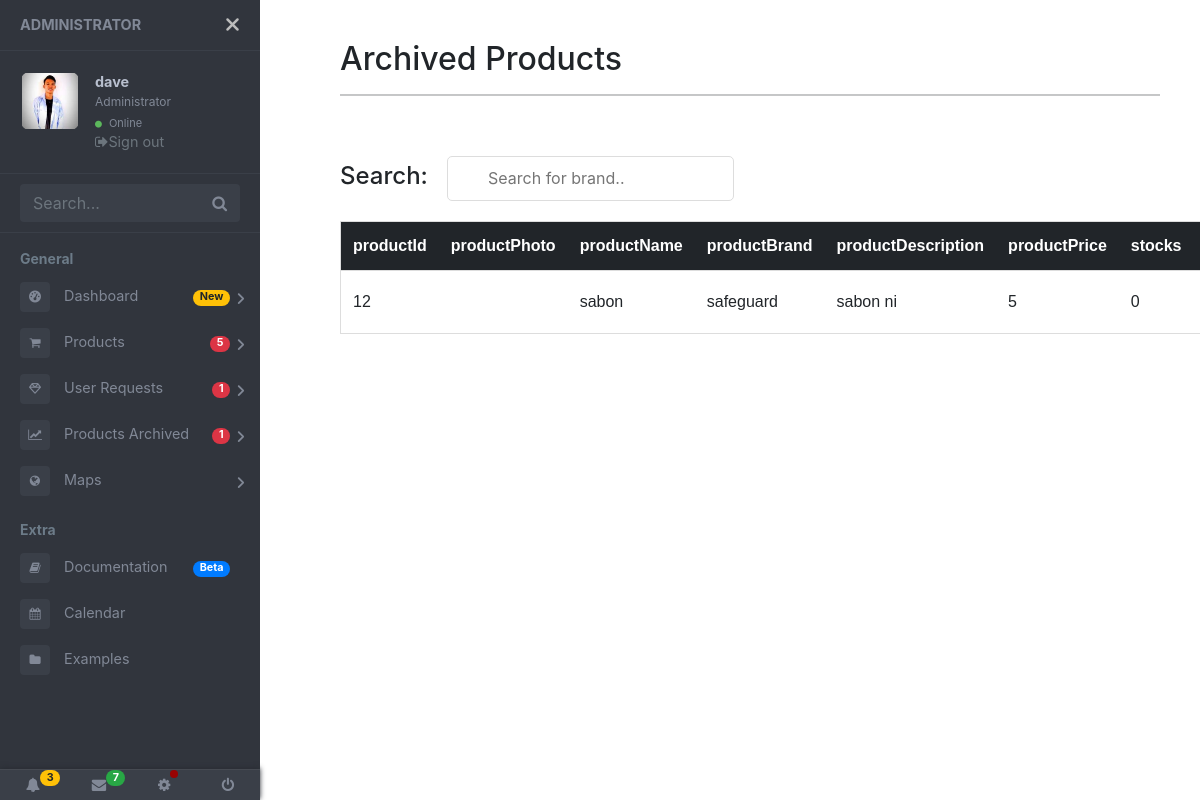
/DAMI/seeproductarchived.php (signed in), run on the app's committed database.
### tables this page shows
CREATE TABLE `archivedproducts` (
  `archivedId` int(11) NOT NULL,
  `productId` int(255) NOT NULL,
  `productPhoto` varchar(225) NOT NULL,
  `productName` varchar(255) NOT NULL,
  `productBrand` varchar(255) NOT NULL,
  `productDescription` varchar(255) NOT NULL,
  `productPrice` int(255) NOT NULL,
  `stocks` int(255) NOT NULL
);

### DAMI/seeproductarchived.php (the view, shortened to what this page needs)
<!DOCTYPE html>
<html lang="en">
<head>
  <link rel="stylesheet" href="https://maxcdn.bootstrapcdn.com/bootstrap/4.0.0/css/bootstrap.min.css">
  <link href="https://use.fontawesome.com/releases/v5.0.6/css/all.css" rel="stylesheet">
  <link href="https://cdn.jsdelivr.net/npm/bootstrap@5.0.0-beta3/dist/css/bootstrap.min.css" rel="stylesheet">
  <link rel="stylesheet" href="https://stackpath.bootstrapcdn.com/font-awesome/4.7.0/css/font-awesome.min.css">
  <link rel="stylesheet" href="https://stackpath.bootstrapcdn.com/font-awesome/4.7.0/css/font-awesome.min.css">
  <link href="//maxcdn.bootstrapcdn.com/bootstrap/4.0.0/css/bootstrap.min.css" rel="stylesheet" id="bootstrap-css">
</head>
<body>
  <div class="page-wrapper chiller-theme toggled">
    <nav id="sidebar" class="sidebar-wrapper">
      <div class="sidebar-content">
        <div class="sidebar-brand">
          <a href="#">Administrator</a>
          <div id="close-sidebar">
            <i class="fas fa-times"></i>
          </div>
        </div>
        <div class="sidebar-header">
          <div class="user-pic">
            <img class="img-responsive img-rounded" alt="User picture">
          </div>
          <div class="user-info">
            <span class="user-name">
              <strong><?php echo $_SESSION['adminusername']; ?></strong>
            </span>
            <span class="user-role">Administrator</span>
            <span class="user-status">
              <i class="fa fa-circle"></i>
              <span>Online</span>
            </span>
            <a href="logoutadmin.php" class="nav__link">
              <span class="nav__name text-muted"> <i class="fa fa-sign-out text-muted" aria-hidden="true"></i>Sign out</i></span>
            </a>
          </div>
        </div>
        <div class="sidebar-search">
          <div>
            <div class="input-group">
              <input type="text" class="form-control search-menu" placeholder="Search...">
              <div class="input-group-append">
                <span class="input-group-text">
                  <i class="fa fa-search" aria-hidden="true"></i>
                </span>
              </div>
            </div>
          </div>
        </div>
        <div class="sidebar-menu">
          <ul>
            <li class="header-menu">
              <span>General</span>
            </li>
            <li class="sidebar-dropdown">
              <a href="adminpage.php">
                <i class="fa fa-tachometer-alt"></i>
                <span>Dashboard</span>
                <span class="badge badge-pill badge-warning">New</span>
              </a>
            </li>
            <li class="sidebar-dropdown">
              <a>
                <i class="fa fa-shopping-cart"></i>
                <span>Products</span>
                <?php
                $servername = "localhost";
                $username = "root";
                $password = "";
                $dbname = "dami";
                $conn = new mysqli($servername, $username, $password, $dbname);
                $count = 0;
                $query = ("SELECT * FROM products;");
                $query_run = mysqli_query($conn, $query);
                while ($row = mysqli_fetch_array($query_run)) {
                  $count++;
                }
                echo "<span class='badge badge-pill badge-danger'>$count</span> ";
                ?>
              </a>
            </li>
            <li class="sidebar-dropdown">
              <a href="#">
                <i class="far fa-gem"></i>
                <span>User Requests</span>
                <?php
                $servername = "localhost";
                $username = "root";
                $password = "";
                $dbname = "dami";
                $conn = new mysqli($servername, $username, $password, $dbname);
                $count = 0;
                $query = ("SELECT * FROM request;");
                $query_run = mysqli_query($conn, $query);
                while ($row = mysqli_fetch_array($query_run)) {
                  $count++;
                }
                echo "<span class='badge badge-pill badge-danger'>$count</span> ";
                ?>
              </a>
            </li>
            <li class="sidebar-dropdown">
              <a href="seeproductarchived.php">
                <i class="fa fa-chart-line"></i>
                <span>Products Archived</span>
                <?php
                $servername = "localhost";
                $username = "root";
                $password = "";
                $dbname = "dami";
                $conn = new mysqli($servername, $username, $password, $dbname);
                $count = 0;
                $query = ("SELECT * FROM archivedproducts;");
                $query_run = mysqli_query($conn, $query);
                while ($row = mysqli_fetch_array($query_run)) {
                  $count++;
                }
                echo "<span class='badge badge-pill badge-danger'>$count</span> ";
                ?>
              </a>
            </li>
            <li class="sidebar-dropdown">
              <a href="#">
                <i class="fa fa-globe"></i>
                <span>Maps</span>
              </a>
            </li>
            <li class="header-menu">
              <span>Extra</span>
            </li>
            <li>
              <a href="documentation.php">
                <i class="fa fa-book"></i>
                <span>Documentation</span>
                <span class="badge badge-pill badge-primary">Beta</span>
              </a>
            </li>
            <li>
              <a href="#">
                <i class="fa fa-calendar"></i>
                <span>Calendar</span>
              </a>
            </li>
            <li>
              <a href="#">
                <i class="fa fa-folder"></i>
                <span>Examples</span>
              </a>
            </li>
          </ul>
        </div>
      </div>
      <div class="sidebar-footer">
        <a href="#">
          <i class="fa fa-bell"></i>
          <span class="badge badge-pill badge-warning notification">3</span>
        </a>
        <a href="#">
          <i class="fa fa-envelope"></i>
          <span class="badge badge-pill badge-success notification">7</span>
        </a>
        <a href="#">
          <i class="fa fa-cog"></i>
          <span class="badge-sonar"></span>
        </a>
        <a href="#">
          <i class="fa fa-power-off"></i>
        </a>
      </div>
    </nav>
    <main class="page-content">
      <div class="container-fluid">
        <h2>Archived Products</h2>
        <hr>
        <br><br>
        <table id="myTable">
          <h4>Search: &nbsp; <input type="text" id="myInput" onkeyup="myFunction()" placeholder="Search for brand.."></h4>
          <thead class="table-dark">
            <tr>
              <th scope="col">productId</th>
              <th scope="col">productPhoto</th>
              <th scope="col">productName</th>
              <th scope="col">productBrand</th>
              <th scope="col">productDescription</th>
              <th scope="col">productPrice</th>
              <th scope="col">stocks</th>
              <th scope="col">Action</th>
            </tr>
          </thead>
          <?php
          $servername = "localhost";
          $username = "root";
          $password = "";
          $dbname = "dami";
          $conn = new mysqli($servername, $username, $password, $dbname);
          if ($conn->connect_error) {
            die("Connection failed: " . $conn->connect_error);
          } else {
            $sql = "SELECT * FROM `archivedproducts`";
            $result = $conn->query($sql);
            if ($result->num_rows > 0) {
              while ($row = $result->fetch_assoc()) {
          ?>
                <tr>
                  <td>
                    <?php echo  $row['productId']; ?>
                  </td>
                  <td>
                  </td>
                  <td>
                    <?php echo  $row['productName']; ?>
                  </td>
                  <td>
                    <?php echo $row['productBrand']; ?>
                  </td>
                  <td>
                    <?php echo $row['productDescription']; ?>
                  </td>
                  <td>
                    <?php echo $row['productPrice']; ?>
                  </td>
                  <td>
                    <?php echo $row['stocks']; ?>
                  </td>
                  <td>
                  </td>
                </tr>
              <?php } ?>
            <?php } ?>
          <?php } ?>
      </div>
  </div>
</body>
</html>

### data on the page
archivedproducts: productId "12", productName "sabon", productBrand "safeguard", productDescription "sabon ni", productPrice "5", stocks "0"

### other printed values
$_SESSION['adminusername'] "dave"
$count "5"
$count "1"
